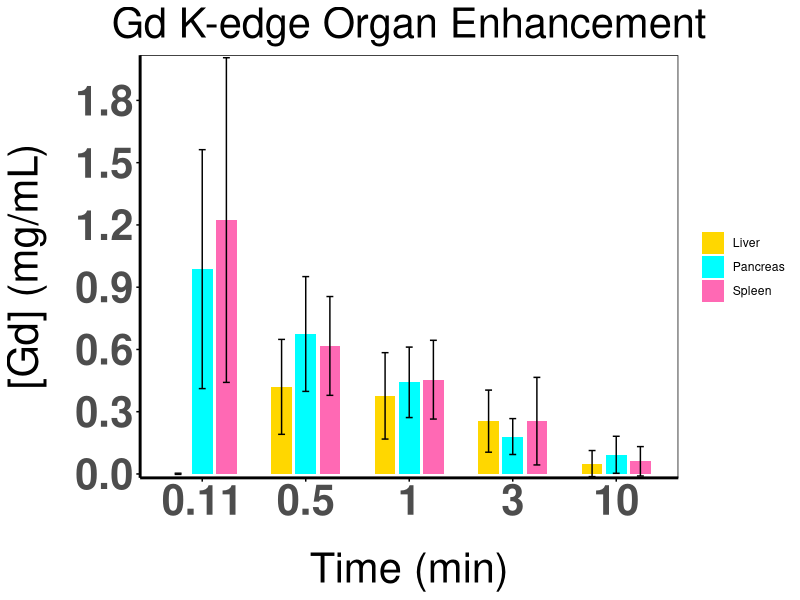
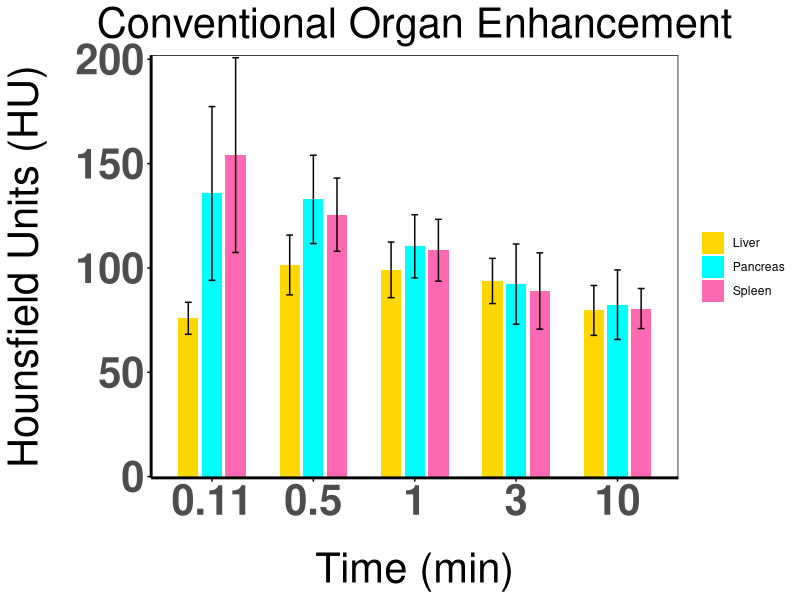

Write R code to recreate these figures, in order.
template_df = data.frame("t" = c(0.11, 0.5, 1, 3, 10), "hu" = c(1:5), "hu_std" = c(1:5), "gd" = c(1:5), "gd_std"= c(1:5))

pancreas = template_df
pancreas$hu = c(135.6833333,
                132.831132,
                110.3432957,
                92.23961988,
                82.38494152)

pancreas$hu_std = c(41.61778241,
                    21.1612744,
                    15.14903877,
                    19.22023409,
                    16.65508335)

pancreas$gd = c(0.9869895,
                0.674483208,
                0.441516876,
                0.180315288,
                0.092470029)

pancreas$gd_std = c(0.575670749,
                    0.276528101,
                    0.169756531,
                    0.086521174,
                    0.089290014)

spleen = template_df

spleen$hu = c(154.0504762,
              125.5148997,
              108.4500961,
              88.92600251,
              80.52978279
              )

spleen$hu_std = c(46.66235895,
                  17.54330199,
                  14.82387967,
                  18.27891114,
                  9.606424392
                  )
  
spleen$gd = c(1.2233714,
              0.616890248,
              0.454237084,
              0.254441528,
              0.060972065)

spleen$gd_std = c(0.78218339,
                  0.237945425,
                  0.189790326,
                  0.210977729,
                  0.070839551
                  )
  

liver = template_df
liver$hu = c(75.85445551,
             101.4115567,
             99.06963241,
             93.74984684,
             79.63147154
             
)
liver$hu_std = c(7.664916337,
                 14.33758501,
                 13.32598704,
                 10.84857957,
                 11.94766289
                 )

liver$gd = c(0.000952333,
             0.419717906,
             0.376348649,
             0.254458647,
             0.050097744
             
)
liver$gd_std = c(0.002857,
                 0.22874234,
                 0.208093603,
                 0.149619852,
                 0.062815978
                 
)


library(ggplot2)


library(ggplot2)

plotOrganDataBars <- function(data_list, title, ylab, y_breaks, type) {
  # Prepare the time points; ensure these match your actual time points
  time_points <- c(0.11, 0.5, 1, 3, 10)
  
  # Create the plot data by combining all organ data frames and adding an 'Organ' column
  plot_data <- do.call(rbind, lapply(names(data_list), function(org) {
    df <- data_list[[org]]
    df$Organ <- org
    transform(df, TimePoint = factor(t, levels = as.character(time_points)))
  }))
  
  # Determine the columns to plot based on 'type'
  signal <- ifelse(type == "Gd", "gd", "hu")
  std <- ifelse(type == "Gd", "gd_std", "hu_std")
  
  # Create the plot
  gg <- ggplot(plot_data, aes_string(x = "TimePoint", y = signal, fill = "Organ")) +
    geom_bar(stat = "identity", position = position_dodge(width = 0.7), width = 0.6) +
    geom_errorbar(aes_string(ymin = paste(signal, "-", std), ymax = paste(signal, "+", std)), 
                  width = 0.2, position = position_dodge(width = 0.7)) +
    scale_fill_manual(values = c("Pancreas" = "cyan", "Spleen" = "hotpink", "Liver" = "gold")) +
    labs(title = title, x = "Time (min)", y = ylab) +
    scale_y_continuous(expand = expansion(mult = c(0.003, 0.006)), breaks = y_breaks) +
    theme_minimal() +
    theme(
      panel.grid.major = element_blank(),
      panel.grid.minor = element_blank(),
      plot.title = element_text(hjust = 0.5, size = 30), 
      legend.title = element_blank(), 
      axis.line = element_line(color="black", linewidth = 1),
      axis.ticks = element_line(color = "black"),
      axis.title = element_text(size = 30),
      panel.border = element_blank(),
      axis.title.y = element_text(size = 30, margin = margin(r = 20)),
      axis.title.x = element_text(size = 30, margin = margin(t = 20)),
      panel.background = element_rect(fill = "white"), 
      axis.text.x = element_text(size = 30),
      axis.text = element_text(size = 30, margin = margin(r = 20), face = "bold")
    )
  
  # Print the plot
  print(gg)
}

# Example usage
plotOrganDataBars(
  data_list = list(Pancreas = pancreas, Spleen = spleen, Liver = liver),
  title = "Gd K-edge Organ Enhancement",
  ylab = "[Gd] (mg/mL)",
  y_breaks = seq(0, 2, by = 0.3),  # Adjust y_breaks according to the actual range of your data
  type = "Gd"
)

# Example usage
plotOrganDataBars(
  data_list = list(Pancreas = pancreas, Spleen = spleen, Liver = liver),
  title = "Conventional Organ Enhancement",
  ylab = "Hounsfield Units (HU)",
  y_breaks = seq(-500, 500, by = 50),  # Adjust y_breaks according to the actual range of your data
  type = "HU"
)
